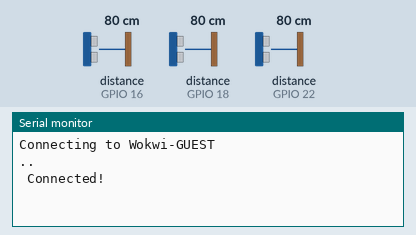
Recording of a sketch running on a simulated ESP32. Shown: the last lines printed to the serial monitor. Wiring (from diagram.json): 3 × ultrasonic range finder: trigger GPIO 17, echo GPIO 16 / trigger GPIO 19, echo GPIO 18 / trigger GPIO 23, echo GPIO 22. The test bench sets the inputs (shaded band); at power-on: distance to the obstacle (sensors on GPIO 16, GPIO 18, GPIO 22) 80 cm. The echo pulse lasts 58.3 µs per cm; WiFi joins after 1.5 s; servers stay silent unless stated; web services answer with replies made up by the test bench.

Above: at 3.2 s.
3.3 s: distance to the obstacle (sensor on GPIO 16) set to 2 cm
At 4.8 s:
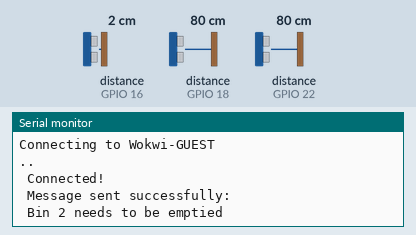
5.1 s: distance to the obstacle (sensor on GPIO 16) set to 250 cm
At 6.6 s:
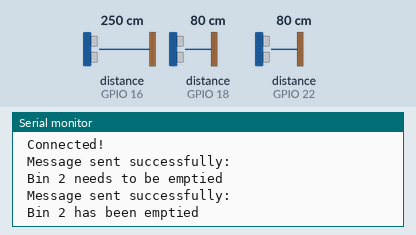
6.9 s: distance to the obstacle (sensor on GPIO 18) set to 2 cm
At 7.6 s:
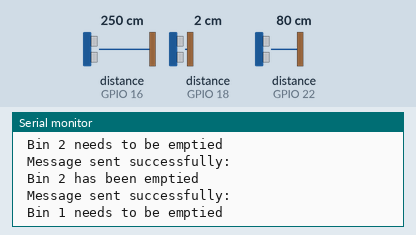
8.4 s: distance to the obstacle (sensor on GPIO 22) set to 2 cm
At 9.6 s:
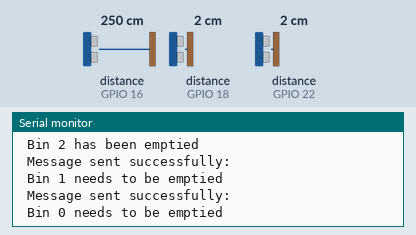
9.9 s: distance to the obstacle (sensor on GPIO 18) set to 250 cm
At 11.0 s:
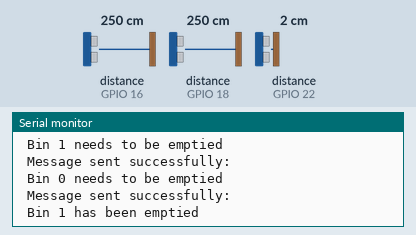
11.4 s: distance to the obstacle (sensor on GPIO 22) set to 250 cm
At 12.1 s:
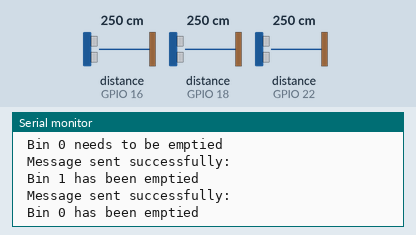

The sketch:

sketch.ino
```cpp
#include <WiFi.h>
#include <HTTPClient.h>
#include <UrlEncode.h>

const char* ssid = "Wokwi-GUEST";
const char* password = "";

const int trigPins[] = {23, 19, 17};
const int echoPins[] = {22, 18, 16};
const int numSensors = 3;

float durations[numSensors];
float distances[numSensors];
int sent[numSensors]={0};

//Enable message sending: Send 'I allow callmebot to send me messages' to +34644433804 to receive an API key. Once inserted into the code, the device will start sending messages via WhatsApp."
String phoneNumber = "21620184030"; //put ur phone number here.
String apiKey = "8277889"; //put ur API key here.

void sendMessage(String message,int i) {

  // Data to send with HTTP POST
  String url = "https://api.callmebot.com/whatsapp.php?phone=" + phoneNumber + "&apikey=" + apiKey + "&text=" + urlEncode(message);
  HTTPClient http;
  http.begin(url);

  // Specify content-type header
  http.addHeader("Content-Type", "application/x-www-form-urlencoded");
  // Send HTTP POST request
  int httpResponseCode = http.POST(url);
  if (httpResponseCode == 200) {
    Serial.print("\n Message sent successfully:");
    Serial.print(message);
    sent[i]=abs(sent[i]-1);
  }
  else {
    Serial.println("\nError sending the message");
  }

  // Free resources
  http.end();
}

void setup() {
  Serial.begin(9600);
  WiFi.begin(ssid, password);

  Serial.print("Connecting to ");
  Serial.println(ssid);

  // Wait for connection
  while (WiFi.status() != WL_CONNECTED) {
    delay(1000);
    Serial.print(".");
  }
  Serial.print("\n Connected!");
  for (int i = 0; i < numSensors; i++) {
    pinMode(trigPins[i], OUTPUT);
    pinMode(echoPins[i], INPUT);
  }
}
void loop() {
  for (int i = 0; i < numSensors; i++) {
    delayMicroseconds(50000);
    digitalWrite(trigPins[i], LOW);
    delayMicroseconds(2);
    digitalWrite(trigPins[i], HIGH);
    delayMicroseconds(10);
    digitalWrite(trigPins[i], LOW);

    durations[i] = pulseIn(echoPins[i], HIGH);
    distances[i] = (durations[i] * 0.0343) / 2;

    if(distances[i]<50 & sent[i]==0){
      String msg="\n Bin "+String(i)+" needs to be emptied";
      sendMessage(msg,i);
    }
    else if(distances[i]>150 & sent[i]==1){
      String msg="\n Bin "+String(i)+" has been emptied";
      sendMessage(msg,i);
    }

  }

  delay(100);
}
```

Measured:
- after the input at 3.3 s, the serial monitor: prints a new line after 0.39 s (image 1)
- after the input at 5.1 s, the serial monitor: prints a new line after 0.37 s (image 2)
- after the input at 6.9 s, the serial monitor: prints a new line after 0.35 s (image 3)
- after the input at 8.4 s, the serial monitor: prints a new line after 0.35 s (image 4)
- after the input at 9.9 s, the serial monitor: prints a new line after 0.45 s (image 5)
- after the input at 11.4 s, the serial monitor: prints a new line after 0.22 s (image 6)
